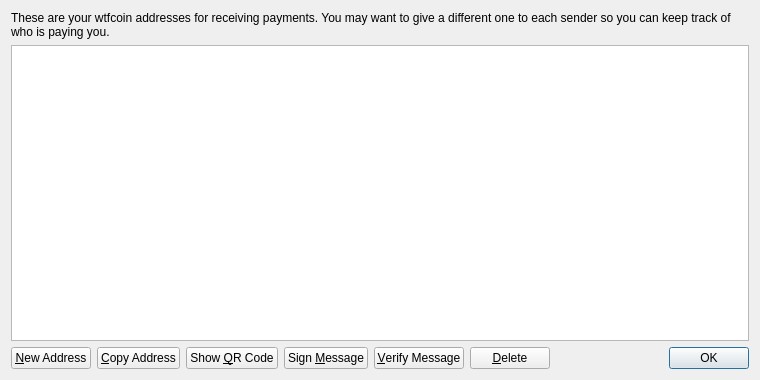
<?xml version="1.0" encoding="UTF-8"?>
<ui version="4.0">
 <class>AddressBookPage</class>
 <widget class="QWidget" name="AddressBookPage">
  <property name="geometry">
   <rect>
    <x>0</x>
    <y>0</y>
    <width>760</width>
    <height>380</height>
   </rect>
  </property>
  <property name="windowTitle">
   <string>Address Book</string>
  </property>
  <layout class="QVBoxLayout" name="verticalLayout">
   <item>
    <widget class="QLabel" name="labelExplanation">
     <property name="text">
      <string>These are your wtfcoin addresses for receiving payments. You may want to give a different one to each sender so you can keep track of who is paying you.</string>
     </property>
     <property name="textFormat">
      <enum>Qt::PlainText</enum>
     </property>
     <property name="wordWrap">
      <bool>true</bool>
     </property>
    </widget>
   </item>
   <item>
    <widget class="QTableView" name="tableView">
     <property name="contextMenuPolicy">
      <enum>Qt::CustomContextMenu</enum>
     </property>
     <property name="toolTip">
      <string>Double-click to edit address or label</string>
     </property>
     <property name="tabKeyNavigation">
      <bool>false</bool>
     </property>
     <property name="alternatingRowColors">
      <bool>true</bool>
     </property>
     <property name="selectionMode">
      <enum>QAbstractItemView::SingleSelection</enum>
     </property>
     <property name="selectionBehavior">
      <enum>QAbstractItemView::SelectRows</enum>
     </property>
     <property name="sortingEnabled">
      <bool>true</bool>
     </property>
     <attribute name="verticalHeaderVisible">
      <bool>false</bool>
     </attribute>
    </widget>
   </item>
   <item>
    <layout class="QHBoxLayout" name="horizontalLayout">
     <item>
      <widget class="QPushButton" name="newAddressButton">
       <property name="toolTip">
        <string>Create a new address</string>
       </property>
       <property name="text">
        <string>&amp;New Address</string>
       </property>
       <property name="icon">
        <iconset resource="../bitcoin.qrc">
         <normaloff>:/icons/add</normaloff>:/icons/add</iconset>
       </property>
      </widget>
     </item>
     <item>
      <widget class="QPushButton" name="copyToClipboard">
       <property name="toolTip">
        <string>Copy the currently selected address to the system clipboard</string>
       </property>
       <property name="text">
        <string>&amp;Copy Address</string>
       </property>
       <property name="icon">
        <iconset resource="../bitcoin.qrc">
         <normaloff>:/icons/editcopy</normaloff>:/icons/editcopy</iconset>
       </property>
      </widget>
     </item>
     <item>
      <widget class="QPushButton" name="showQRCode">
       <property name="text">
        <string>Show &amp;QR Code</string>
       </property>
       <property name="icon">
        <iconset resource="../bitcoin.qrc">
         <normaloff>:/icons/qrcode</normaloff>:/icons/qrcode</iconset>
       </property>
      </widget>
     </item>
     <item>
      <widget class="QPushButton" name="signMessage">
       <property name="toolTip">
        <string>Sign a message to prove you own a wtfcoin address</string>
       </property>
       <property name="text">
        <string>Sign &amp;Message</string>
       </property>
       <property name="icon">
        <iconset resource="../bitcoin.qrc">
         <normaloff>:/icons/edit</normaloff>:/icons/edit</iconset>
       </property>
      </widget>
     </item>
     <item>
      <widget class="QPushButton" name="verifyMessage">
       <property name="toolTip">
        <string>Verify a message to ensure it was signed with a specified wtfcoin address</string>
       </property>
       <property name="text">
        <string>&amp;Verify Message</string>
       </property>
       <property name="icon">
        <iconset resource="../bitcoin.qrc">
         <normaloff>:/icons/transaction_0</normaloff>:/icons/transaction_0</iconset>
       </property>
      </widget>
     </item>
     <item>
      <widget class="QPushButton" name="deleteButton">
       <property name="toolTip">
        <string>Delete the currently selected address from the list</string>
       </property>
       <property name="text">
        <string>&amp;Delete</string>
       </property>
       <property name="icon">
        <iconset resource="../bitcoin.qrc">
         <normaloff>:/icons/remove</normaloff>:/icons/remove</iconset>
       </property>
      </widget>
     </item>
     <item>
      <spacer name="horizontalSpacer">
       <property name="orientation">
        <enum>Qt::Horizontal</enum>
       </property>
       <property name="sizeHint" stdset="0">
        <size>
         <width>40</width>
         <height>20</height>
        </size>
       </property>
      </spacer>
     </item>
     <item>
      <widget class="QDialogButtonBox" name="buttonBox">
       <property name="sizePolicy">
        <sizepolicy hsizetype="Maximum" vsizetype="Fixed">
         <horstretch>0</horstretch>
         <verstretch>0</verstretch>
        </sizepolicy>
       </property>
       <property name="standardButtons">
        <set>QDialogButtonBox::Ok</set>
       </property>
      </widget>
     </item>
    </layout>
   </item>
  </layout>
 </widget>
 <resources>
  <include location="../bitcoin.qrc"/>
 </resources>
 <connections/>
</ui>
